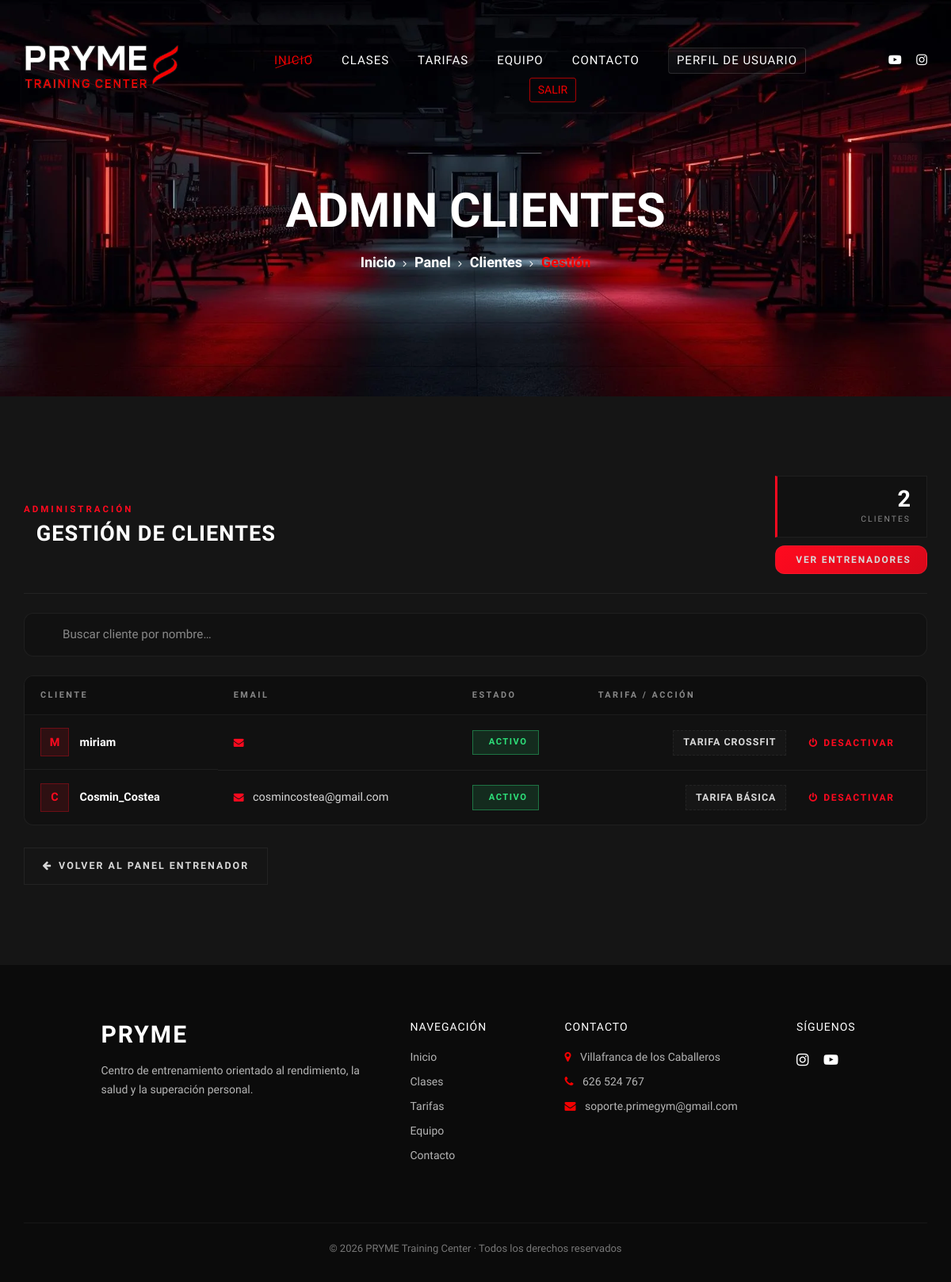
Page /entrenador/admin/clientes/ (signed in) on the earlier database version.
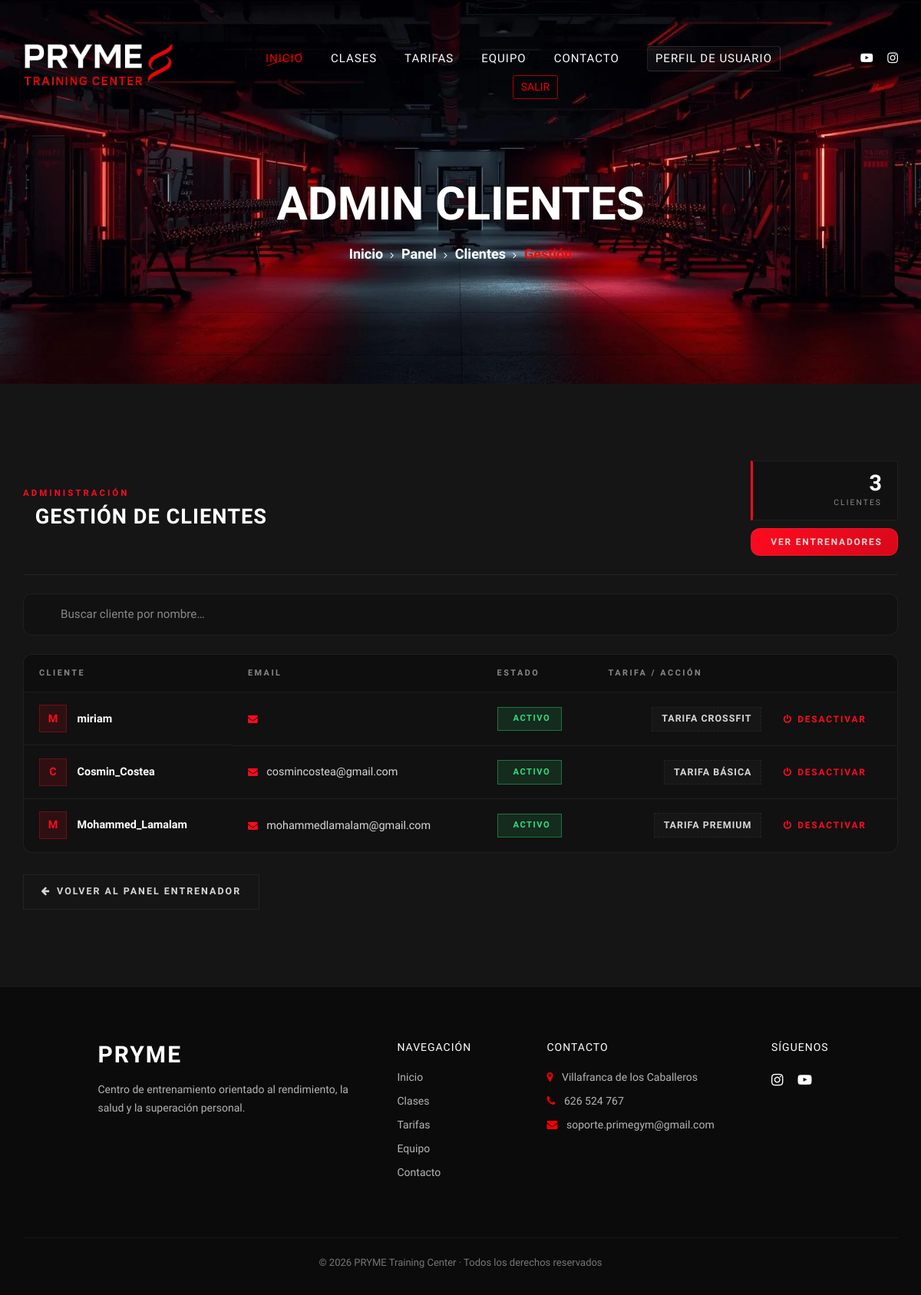
Same page on the later database version.
### gimnasio/models.py (models this page shows, shortened)
class Cliente(models.Model):
    user = models.OneToOneField(User, on_delete=models.CASCADE)
    telefono = models.CharField(max_length=20, blank=True)
    tarifa = models.ForeignKey(Tarifa, on_delete=models.SET_NULL, null=True, blank=True)
    fecha_registro = models.DateField(auto_now_add=True)
    @property
    def nombre(self):
        return self.user.username
    @property
    def email(self):
        return self.user.email

class Tarifa(models.Model):
    nombre = models.CharField(max_length=50)
    precio = models.DecimalField(max_digits=10, decimal_places=2)
    duracion_meses = models.IntegerField()
    descripcion = models.TextField(blank=True, null=True)

### entrenador/decorators.py (the view)
    def wrapper(request, *args, **kwargs):
        entrenador = Entrenador.objects.first()
        if not entrenador or entrenador.rol != "admin":
            return redirect('entrenador:panel')
        return view_func(request, *args, **kwargs)

### entrenador/views.py (called while the page is built)
@login_required
@admin_required
def admin_clientes(request):
    clientes = Cliente.objects.all()
    tarifas = Tarifa.objects.all()
    query = request.GET.get("q")
    if query:
        clientes = clientes.filter(user__username__icontains=query)
    return render(request, "entrenador/admin_clientes.html", {"clientes": clientes, "tarifas": tarifas})

### entrenador/templates/entrenador/admin_clientes.html (shortened to what this page needs)
{% extends "entrenador/components/base.html" %}
{% load static %}
{% block title %}Admin Clientes{% endblock %}
{% block enlace_nav %}
    <a href="{% url 'entrenador:admin_clientes' %}">Clientes</a>
{% endblock %}
{% block subtitulo %}Gestión{% endblock %}
{% block css_entrenador %}
    <link rel="stylesheet" href="{% static 'css/entrenador/style_admin_clientes.css' %}">
{% endblock %}
{% block contenido %}
<div class="ac-header">
    <div>
        <span class="ac-kicker">Administración</span>
        <h2 class="ac-title">
            Gestión de clientes
        </h2>
    </div>
    <div class="ac-header-right">
        <div class="ac-stat">
            <span class="ac-stat-num">{{ clientes|length }}</span>
            <span class="ac-stat-label">Clientes</span>
        </div>
        <a href="{% url 'entrenador:admin_entrenadores' %}" class="ac-btn ac-btn--ghost">
            <span>Ver entrenadores</span>
        </a>
    </div>
</div>
<div class="ac-search">
    <input type="text" id="searchInput" placeholder="Buscar cliente por nombre…" autocomplete="off" data-admin-search="clientesTable" data-admin-empty="searchEmpty">
</div>
<div class="ac-table-wrap">
    <table class="ac-table">
        <thead>
            <tr>
                <th>Cliente</th>
                <th>Email</th>
                <th>Estado</th>
                <th class="ac-th-actions">Tarifa / Acción</th>
            </tr>
        </thead>
        <tbody id="clientesTable">
            {% for cliente in clientes %}
                <tr class="ac-row {% if cliente.tarifa %}ac-row--activo{% else %}ac-row--inactivo{% endif %}">
                    <td class="nombre ac-cell-name">
                        <span class="ac-avatar">{{ cliente.nombre|slice:":1"|upper }}</span>
                        <strong>{{ cliente.nombre }}</strong>
                    </td>
                    <td class="ac-cell-email">
                        <i class="fa fa-envelope"></i>
                        <span>{{ cliente.email }}</span>
                    </td>
                    <td>
                        {% if cliente.tarifa %}
                            <span class="ac-badge ac-badge--activo">
                                 Activo
                            </span>
                        {% else %}
                            <span class="ac-badge ac-badge--inactivo">
                                <i class="fa fa-circle-xmark"></i> Inactivo
                            </span>
                        {% endif %}
                    </td>
                    <td class="ac-cell-action">
                        {% if cliente.tarifa %}
                            <form method="POST"
                                  action="{% url 'entrenador:cambiar_tarifa_cliente' cliente.id %}"
                                  class="ac-form ac-form--inline">
                                <span class="ac-tarifa-actual">{{ cliente.tarifa.nombre }}</span>
                                <button type="submit" class="ac-btn ac-btn--danger">
                                    <i class="fa fa-power-off"></i>
                                    <span>Desactivar</span>
                                </button>
                            </form>
                        {% endif %}
                    </td>
                </tr>
            {% endfor %}
        </tbody>
    </table>
</div>
<div class="rc-footer">
    <a href="{% url 'entrenador:panel' %}" class="rc-btn rc-btn--ghost">
        <i class="fa fa-arrow-left"></i>
        <span>Volver al Panel Entrenador</span>
    </a>
</div>
{% endblock %}

### entrenador/templates/entrenador/components/base.html (shortened to what this page needs)
{% load static %}
<!DOCTYPE html>
<html lang="es">
<head>
    <link rel="stylesheet" href="{% static 'css/bootstrap.min.css' %}">
    <link rel="stylesheet" href="{% static 'css/font-awesome.min.css' %}">
    <link rel="stylesheet" href="{% static 'css/style.css' %}">
    {% block css_entrenador %}{% endblock %}
</head>
<body>
    <header class="header-section">
        <div class="container-fluid">
            <div class="row">
                <div class="col-lg-3" data-aos="fade-down">
                    <div class="logo">
                        <a href="{% url 'main' %}">
                            <img src="{% static 'img/logo.png' %}" alt="Prime Gym Logo">
                        </a>
                    </div>
                </div>
                <div class="col-lg-8" data-aos="fade-down" data-aos-delay="100">
                    <nav class="nav-menu">
                        <ul>
                            <li class="active"><a href="{% url 'main' %}">Inicio</a></li>
                            <li><a href="{% url 'clases' %}">Clases</a></li>
                            <li><a href="{% url 'tarifas' %}">Tarifas</a></li>
                            <li><a href="{% url 'equipo' %}">Equipo</a></li>
                            <li><a href="{% url 'contacto' %}">Contacto</a></li>
                            {% if request.user.is_authenticated %}
                                {% if request.user.is_staff %}
                                    <li><a href="{% url 'entrenador:panel' %}" class="nav-profile">Panel entrenador</a></li>
                                {% else %}
                                    <li><a href="{% url 'perfil:dashboard' %}" class="nav-profile">Perfil de Usuario</a></li>
                                {% endif %}
                                    <li>
                                        <form method="post" action="{% url 'logout' %}">
                                            <button type="submit" class="logout-btn">
                                                Salir
                                            </button>
                                        </form>
                                    </li>
                            {% else %}
                                <li><a href="{% url 'login' %}" class="nav-auth">Iniciar sesión</a></li>
                                <li><a href="{% url 'register'%} " class="nav-auth-btn">Registrarse</a></li>
                            {% endif %}
                        </ul>
                    </nav>
                </div>
                <div class="col-lg-1" data-aos="fade-down" data-aos-delay="200">
                    <div class="top-option">
                        <div class="to-social">
                            <a href="#"><i class="fa fa-youtube-play"></i></a>
                            <a href="#"><i class="fa fa-instagram"></i></a>
                        </div>
                    </div>
                </div>
            </div>
        </div>
    </header>
<section class="breadcrumb-section set-bg"
         data-setbg="{% static 'img/breadcrumb-bg.webp' %}">
    <div class="container">
        <div class="row">
            <div class="col-lg-12 text-center">
                <div class="breadcrumb-text">
                    <h2>{% block title %}Panel{% endblock %}</h2>
                    <div class="bt-option">
                        <a href="{% url 'main' %}">Inicio</a>
                        <a href="{% url 'entrenador:panel'%}">Panel</a>
                        {% block enlace_nav %}{% endblock %}
                        <span>{% block subtitulo %}{% endblock %}</span>
                    </div>
                </div>
            </div>
        </div>
    </div>
</section>
<section class="spad">
    <div class="container">
        {% block contenido %}{% endblock %}
    </div>
</section>
    <footer class="footer-section">
        <div class="container">
            <div class="row justify-content-center">
                <div class="col-lg-4 col-md-6 mb-4">
                    <div class="footer-brand">
                        <h3>PRYME</h3>
                        <p>
                            Centro de entrenamiento orientado al rendimiento,
                            la salud y la superación personal.
                        </p>
                    </div>
                </div>
                <div class="col-lg-2 col-md-6 mb-4">
                    <h5 class="footer-title">Navegación</h5>
                    <ul class="footer-links">
                        <li><a href="{% url 'main' %}">Inicio</a></li>
                        <li><a href="{% url 'clases' %}">Clases</a></li>
                        <li><a href="{% url 'tarifas' %}">Tarifas</a></li>
                        <li><a href="{% url 'equipo' %}">Equipo</a></li>
                        <li><a href="{% url 'contacto' %}">Contacto</a></li>
                    </ul>
                </div>
                <div class="col-lg-3 col-md-6 mb-4">
                    <h5 class="footer-title">Contacto</h5>
                    <ul class="footer-contact">
                        <li><i class="fa fa-map-marker"></i> Villafranca de los Caballeros</li>
                        <li><i class="fa fa-phone"></i> 626 524 767</li>
                        <li><i class="fa fa-envelope"></i> soporte.primegym@gmail.com</li>
                    </ul>
                </div>
                <div class="col-xl-1 col-lg-3 col-md-4 mb-4">
                    <h5 class="footer-title">Síguenos</h5>
                    <div class="footer-social">
                        <a href="#"><i class="fa fa-instagram"></i></a>
                        <a href="#"><i class="fa fa-youtube-play"></i></a>
                    </div>
                </div>
            </div>
            <div class="footer-bottom text-center">
                <p>
                    ©
                    PRYME Training Center · Todos los derechos reservados
                </p>
            </div>
        </div>
    </footer>
</body>
</html>

### static/css/style.css (style rules this page uses)
html, body { height: 100%; font-family: "Muli", sans-serif; -webkit-font-smoothing: antialiased; }
h1, h2, h3, h4, h5, h6 { margin: 0; color: #111111; font-weight: 400; font-family: "Oswald", sans-serif; }
h2 { font-size: 36px; }
h3 { font-size: 30px; }
h5 { font-size: 18px; }
p { font-size: 14px; font-family: "Muli", sans-serif; color: #a9a9a9; font-weight: 400; line-height: 24px; margin: 0 0 15px 0; }
img { max-width: 100%; }
ul, ol { padding: 0; margin: 0; }
.set-bg { background-repeat: no-repeat; background-size: cover; background-position: top center; }
.spad { padding-top: 100px; padding-bottom: 100px; }
.header-section { position: absolute; left: 0; top: 0; width: 100%; padding: 0 15px; padding-top: 55px; z-index: 99; }
.logo a { display: inline-block; }
.nav-menu { text-align: center; }
.nav-menu ul li { list-style: none; display: inline-block; margin-right: 32px; position: relative; z-index: 1; }
.nav-menu ul li:last-child { margin-right: 0; }
.nav-menu ul li.active>a { color: #f30000; }
.nav-menu ul li.active>a:after { opacity: 1; }
.nav-menu ul li a { color: #ffffff; display: block; font-size: 15px; font-weight: 500; text-transform: uppercase; letter-spacing: 1px; font-family: "Oswald", sans-serif; padding: 10px 0px; position: relative; -webkit-transition: all 0.3s; -o-transition: all 0.3s; transition: all 0.3s; }
.nav-menu ul li a:after { position: absolute; left: 0; top: 22px; height: 1px; width: 100%; background: #f30000; content: ""; -webkit-transform: rotate(-20deg); -ms-transform: rotate(-20deg); transform: rotate(-20deg); opacity: 0; -webkit-transition: all 0.3s; -o-transition: all 0.3s; transition: all 0.3s; }
.top-option { text-align: right; padding: 9px 0; }
.top-option .to-social { display: inline-block; }
.top-option .to-social a { display: inline-block; color: #ffffff; font-size: 16px; margin-left: 15px; }
.footer-section { background: #000000; padding-top: 50px; }
.breadcrumb-section { height: 500px; padding-top: 230px; }
.breadcrumb-text h2 { font-size: 60px; color: #ffffff; font-weight: 600; text-transform: uppercase; margin-bottom: 15px; }
.breadcrumb-text .bt-option a { font-size: 18px; color: #ffffff; font-weight: 700; display: inline-block; position: relative; margin-right: 20px; }
.breadcrumb-text .bt-option a:after { position: absolute; right: -14px; top: 6px; font-family: "FontAwesome"; content: ""; font-size: 13px; font-weight: 400; }
.breadcrumb-text .bt-option span { font-size: 18px; color: #f30000; font-weight: 700; }
@media only screen and (min-width: 1200px) { .container { max-width: 1170px; } }
.nav-profile { color: #ffffff; padding: 4px 10px !important; border-radius: 4px; background: linear-gradient( 145deg, rgba(255, 255, 255, 0.06), rgba(0, 0, 0, 0.35) ); border: 1px solid rgba(255, 255, 255, 0.12); font-weight: 600; letter-spacing: 0.5px; transition: color 0.3s ease, background 0.3s ease, border-color 0.3s ease, transform 0.15s ease, box-shadow 0.15s ease; }
.logout-btn { background: transparent; border: 1px solid rgba(243, 0, 0, 0.7); color: #f30000; padding: 4px 10px !important; border-radius: 3px; font-family: "Oswald", sans-serif; font-size: 14px; text-transform: uppercase; cursor: pointer; transition: all 0.3s ease; }
.footer-section { background: #0b0b0b; padding: 70px 0 30px; border-top: 1px solid rgba(255, 255, 255, 0.05); }
.footer-brand h3 { color: #ffffff; font-weight: 700; letter-spacing: 2px; }
.footer-brand p { color: #b5b5b5; font-size: 14px; margin-top: 15px; }
.footer-title { color: #ffffff; text-transform: uppercase; font-size: 14px; margin-bottom: 20px; letter-spacing: 1px; }
.footer-links, .footer-contact { list-style: none; padding: 0; }
.footer-links li, .footer-contact li { margin-bottom: 10px; color: #b5b5b5; font-size: 14px; }
.footer-links a { color: #b5b5b5; transition: color 0.3s ease; }
.footer-contact i { color: #f30000; margin-right: 8px; }
.footer-social a { display: inline-block; margin-right: 15px; font-size: 18px; color: #ffffff; transition: all 0.3s ease; }
.footer-bottom { margin-top: 40px; padding-top: 20px; border-top: 1px solid rgba(255, 255, 255, 0.05); }
.footer-bottom p { color: #777777; font-size: 13px; margin: 0; }

Differences in the rows shown:
added Cliente: nombre "M", nombre "Mohammed_Lamalam", email "mohammedlamalam@gmail.com", shows "ACTIVO", tarifa.nombre "TARIFA PREMIUM"
Other differences:
{{ clientes|length }}: "2" → "3"
